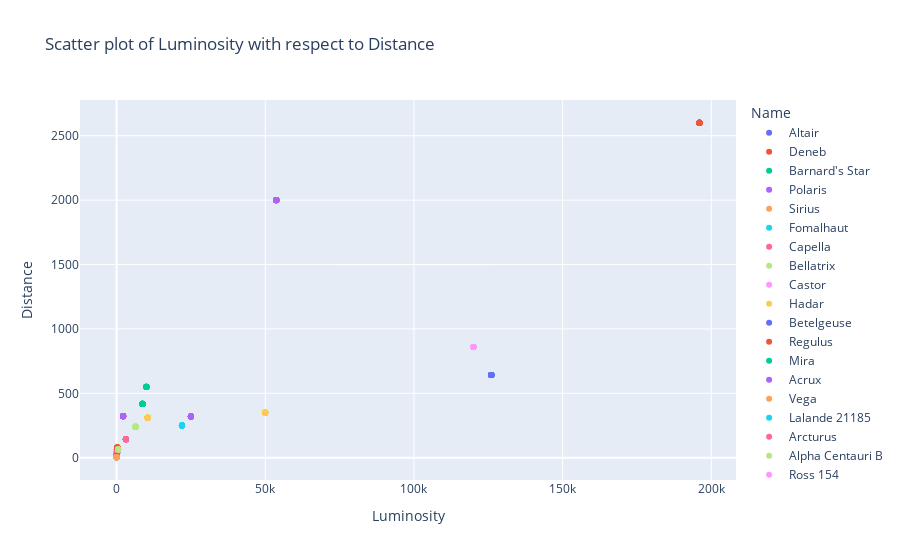

Notebook code cell kept with this figure:
### Markdown cell above
I've found another useful insight:

* The **Deben star** has a luminosity of `2600.49` and  is `196.0026K` lights years away from the Earth.
* The **Altair star** has a luminosity of `5.68` and is `3.877` lights years away from the Earth.

### Code cell
# lets try the same plot using plotly:

fig = px.scatter(df, x='Luminosity', y='Distance', color='Name', title='Scatter plot of Luminosity with respect to Distance')
fig.show()
